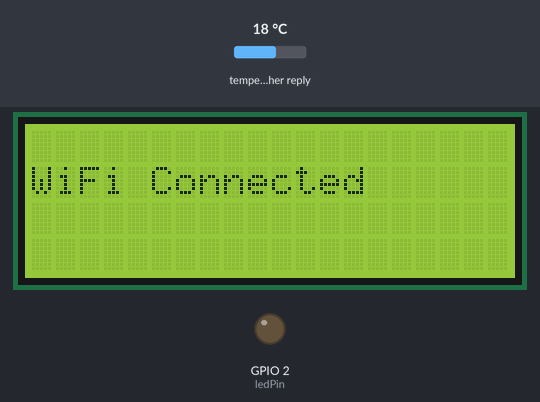
A sketch run on a simulated ESP32. Parts: 20×4 character LCD, output pins drawn as LEDs (lit = HIGH). The inputs (shaded band) are chosen by the test bench; at power-on: temperature in the weather reply 18 °C. WiFi joins after 1.5 s; servers stay silent unless stated; network time is answered at once with the bench clock; the local clock reads 2024-03-15 10:24:30 at power-on unless the sketch sets it; web services answer with replies made up by the test bench.

Above: at 1.6 s.
At 3.0 s:
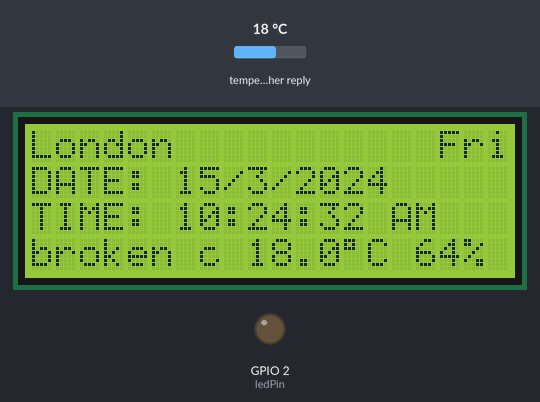
At 20.0 s:
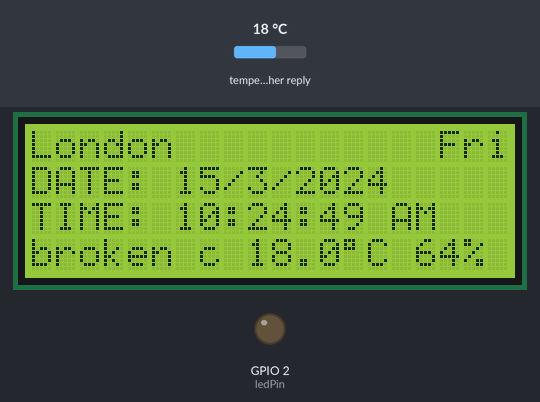
At 38.2 s:
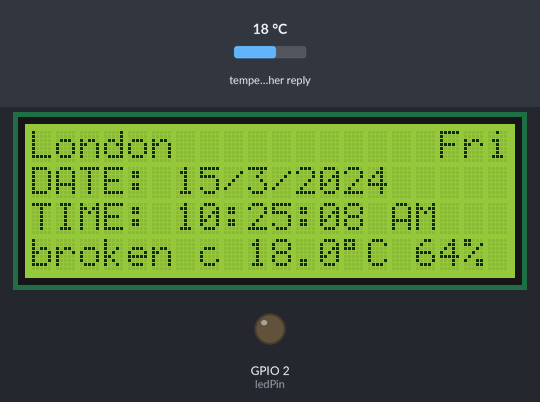
Timing chart, 0 to 39.7 s (numbered marks = the images above):
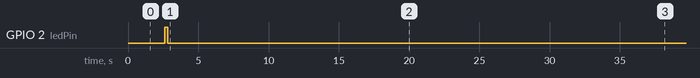

The sketch:

ESP32_Weather_Station.ino
```cpp
#include <WiFi.h>
#include <HTTPClient.h>
#include <LiquidCrystal_I2C.h>
#include <ArduinoJson.h>
#include <NTPClient.h>
#include <WiFiUdp.h>

// =====================================================
// LCD
// =====================================================
LiquidCrystal_I2C lcd(0x27, 20, 4);

// =====================================================
// WiFi Credentials (Replace with your own)
// =====================================================
const char *ssid = "YOUR_WIFI_SSID";
const char *password = "YOUR_WIFI_PASSWORD";

// =====================================================
// OpenWeatherMap API
// Get your free API key:
// https://openweathermap.org/api
// =====================================================
String URL = "http://api.openweathermap.org/data/2.5/weather?";
String ApiKey = "YOUR_OPENWEATHER_API_KEY";

// Location Coordinates
// Example:
// Bengaluru:
// lat = "12.9716";
// lon = "77.5946";
String lat = "YOUR_LATITUDE";
String lon = "YOUR_LONGITUDE";

// =====================================================
// Time
// =====================================================
#define offset 19800   // UTC+5:30 (India)

WiFiUDP ntpUDP;
NTPClient timeClient(ntpUDP, "asia.pool.ntp.org", offset);

// =====================================================
// Status LED
// =====================================================
const int ledPin = 2;

// =====================================================
// Weather Update Interval
// =====================================================
unsigned long lastWeatherUpdate = 0;
const unsigned long weatherInterval = 600000; // 10 minutes

// =====================================================
// Weather Data
// =====================================================
String weatherDesc = "--";
float temperature = 0;
int humidity = 0;
String cityName = "Loading...";

// =====================================================
// Sanitize string for LCD
// =====================================================
String sanitizeForLCD(String input) {
  String result = "";

  for (int i = 0; i < input.length(); i++) {
    char c = input[i];

    if (c >= 32 && c <= 126)
      result += c;
  }

  return result;
}

// =====================================================
// WiFi Reconnect
// =====================================================
void checkWiFi() {

  if (WiFi.status() != WL_CONNECTED) {

    lcd.clear();
    lcd.setCursor(0, 1);
    lcd.print("Reconnecting WiFi");

    WiFi.begin(ssid, password);

    while (WiFi.status() != WL_CONNECTED) {
      delay(500);
    }

    lcd.clear();
    lcd.setCursor(0, 1);
    lcd.print("WiFi Connected");
    delay(1000);
  }
}

// =====================================================
// Get Weather Data
// =====================================================
void getWeatherData() {

  if (WiFi.status() == WL_CONNECTED) {

    digitalWrite(ledPin, HIGH);

    lcd.setCursor(0, 3);
    lcd.print("Updating...        ");

    HTTPClient http;

    String fullURL =
      URL +
      "lat=" + lat +
      "&lon=" + lon +
      "&units=metric&appid=" + ApiKey;

    http.begin(fullURL);

    int httpCode = http.GET();

    if (httpCode > 0) {

      String payload = http.getString();

      StaticJsonDocument<1024> doc;

      DeserializationError error = deserializeJson(doc, payload);

      if (!error) {

        weatherDesc =
            sanitizeForLCD(doc["weather"][0]["description"].as<String>());

        temperature = doc["main"]["temp"];
        humidity = doc["main"]["humidity"];

        cityName =
            sanitizeForLCD(doc["name"].as<String>());

      } else {

        weatherDesc = "JSON Error";
      }

    } else {

      weatherDesc = "HTTP Error";
    }

    http.end();

    digitalWrite(ledPin, LOW);
  }
}

// =====================================================
// Update Time
// =====================================================
void updateTime(String &dateStr,
                String &timeStr,
                String &dayStr,
                String &ampm) {

  timeClient.update();

  time_t epochTime = timeClient.getEpochTime();

  struct tm *ptm = gmtime((time_t *)&epochTime);

  int day = ptm->tm_mday;
  int month = ptm->tm_mon + 1;
  int year = ptm->tm_year + 1900;

  dateStr = String(day) + "/" +
            String(month) + "/" +
            String(year);

  String weekDays[7] =
  {
    "Sun","Mon","Tue",
    "Wed","Thu","Fri","Sat"
  };

  dayStr = weekDays[ptm->tm_wday];

  int hours = ptm->tm_hour;

  ampm = (hours >= 12) ? "PM" : "AM";

  hours %= 12;

  if (hours == 0)
    hours = 12;

  String minutesSeconds =
      timeClient.getFormattedTime().substring(2);

  timeStr = String(hours) + minutesSeconds;
}

// =====================================================
// Display Data
// =====================================================
void displayData() {

  String dateStr;
  String timeStr;
  String dayStr;
  String ampm;

  updateTime(dateStr, timeStr, dayStr, ampm);

  String day = dayStr.substring(0, 3);

  int maxCity = 20 - 1 - day.length();

  String city = cityName.substring(0, maxCity);

  // Line 1
  lcd.setCursor(0, 0);
  lcd.print("                    ");

  lcd.setCursor(0, 0);
  lcd.print(city);

  lcd.setCursor(20 - day.length(), 0);
  lcd.print(day);

  // Line 2
  lcd.setCursor(0, 1);
  lcd.print("                    ");

  lcd.setCursor(0, 1);
  lcd.print("DATE: " + dateStr);

  // Line 3
  lcd.setCursor(0, 2);
  lcd.print("                    ");

  lcd.setCursor(0, 2);
  lcd.print("TIME: " + timeStr + " " + ampm);

  // Line 4
  lcd.setCursor(0, 3);
  lcd.print("                    ");

  lcd.setCursor(0, 3);

  if (weatherDesc == "--") {

    lcd.print("Fetching data...");
    return;
  }

  lcd.print(weatherDesc.substring(0, 8));
  lcd.print(" ");

  lcd.print(temperature, 1);
  lcd.print((char)223);
  lcd.print("C ");

  lcd.print(humidity);
  lcd.print("%");
}

// =====================================================
// Setup
// =====================================================
void setup() {

  Serial.begin(115200);

  lcd.init();
  lcd.backlight();

  pinMode(ledPin, OUTPUT);

  lcd.setCursor(0, 1);
  lcd.print("Connecting WiFi");

  WiFi.begin(ssid, password);

  while (WiFi.status() != WL_CONNECTED) {
    delay(500);
  }

  lcd.clear();

  lcd.setCursor(0, 1);
  lcd.print("WiFi Connected");

  delay(1000);

  timeClient.begin();

  // Initial Weather Fetch
  getWeatherData();
}

// =====================================================
// Loop
// =====================================================
void loop() {

  checkWiFi();

  if (millis() - lastWeatherUpdate > weatherInterval) {

    getWeatherData();

    lastWeatherUpdate = millis();
  }

  displayData();

  delay(1000);
}
```

Measured:
- what the display in image 0 shows lasts 1.0 s, from 1.6 s to 2.6 s
- what the display in image 2 shows lasts 1.1 s, from 20.0 s to 21.1 s
